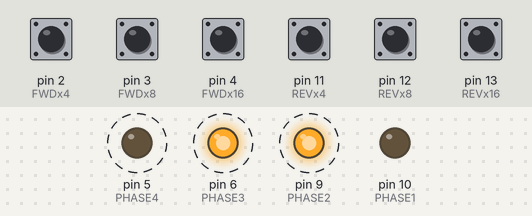
Recording of a sketch running on a simulated Arduino Uno, built with avr-gcc and run on an emulated ATmega328P. Shown: output pins drawn as LEDs (lit = HIGH). Dashed ring = blinking. The inputs (shaded band) are chosen by the test bench; at power-on: pin 2 (FWDx4), pin 3 (FWDx8), pin 4 (FWDx16), pin 11 (REVx4), pin 12 (REVx8), pin 13 (REVx16) HIGH. What the sketch prints to the serial monitor is not drawn.

Above: at 0.93 s.
1.3 s: pin 4 (FWDx16) pulled LOW for 0.15 s
At 4.28 s:
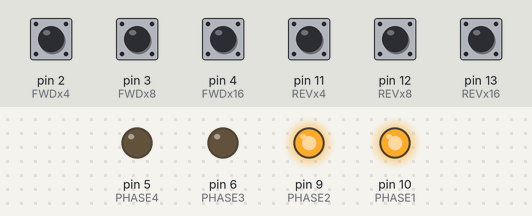
4.3 s: pin 13 (REVx16) pulled LOW for 0.15 s
At 4.43 s:
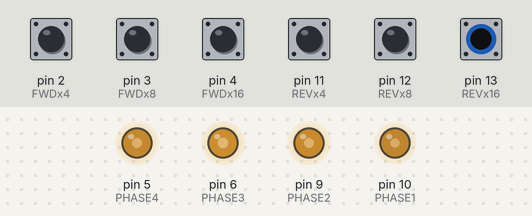
7.3 s: pin 4 (FWDx16) pulled LOW for 1 s
At 8.34 s:
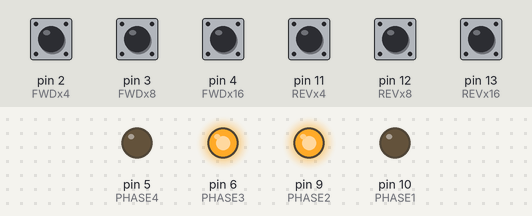
10.3 s: pin 13 (REVx16) pulled LOW for 1 s
13.3 s: pin 4 (FWDx16) pulled LOW for 1 s
Timing chart, 0 to 20.3 s (numbered marks = the images above; inputs shaded):
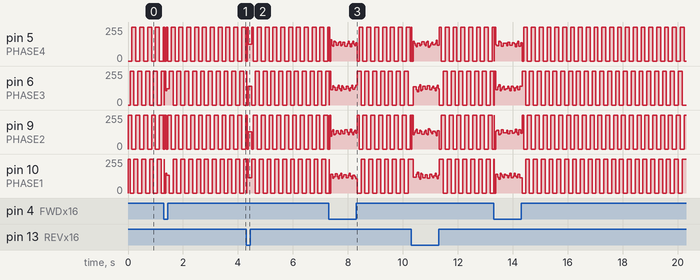

The sketch:

main.ino
```cpp
//unipolar driver
#define PHASE1 10
#define PHASE2 9
#define PHASE3 6
#define PHASE4 5

//switches assign
#define FWDx4  2
#define FWDx8  3
#define FWDx16 4
#define REVx4  11
#define REVx8  12
#define REVx16 13

//command move speed scale^--
#define COMMAND_SPEED_SCALE 1.0


int pins[4] = {PHASE1, PHASE2, PHASE3, PHASE4};
int foward[4][4] =
{
  {HIGH, HIGH, LOW, LOW},
  {LOW, HIGH, HIGH, LOW},
  {LOW, LOW, HIGH, HIGH},
  {HIGH, LOW, LOW, HIGH},
};
/*
  int reverse[4][4] =
  {
  {LOW, LOW, HIGH, HIGH},
  {LOW, HIGH, HIGH, LOW},
  {HIGH, HIGH, LOW, LOW},
  {HIGH, LOW, LOW, HIGH},
  };
*/

//14cycle/1secでちょうどよい速度になるはず

void setup() {
  // put your setup code here, to run once:
  Serial.begin(9600);
  Serial.print("+00:00:00#");
  pinMode(PHASE1, OUTPUT);
  pinMode(PHASE2, OUTPUT);
  pinMode(PHASE3, OUTPUT);
  pinMode(PHASE4, OUTPUT);

  pinMode(FWDx4, INPUT_PULLUP);
  pinMode(FWDx8, INPUT_PULLUP);
  pinMode(FWDx16, INPUT_PULLUP);

  pinMode(REVx4, INPUT_PULLUP);
  pinMode(REVx8, INPUT_PULLUP);
  pinMode(REVx16, INPUT_PULLUP);
}

bool commandMove = false;
float commandSpeedScale = 1.0;
void procLX200command();
String command = "";


void loop() {
  // put your main code here, to run repeatedly:
  unsigned long t = millis();
  unsigned long count = 0;

  bool reverse_flag = false;
  float speed_scale = 1.0;
  while (Serial.available() > 0)
  {
    char c = Serial.read();
    if (c == -1)break;
    if (c == 10)break;
    command += char(c);
    //    Serial.print(char(c));
    if (/*c == 0x06 || */
      c == '#' || c == '\n')
    {
      //      if(c == 0x06)Serial.print("ACK ");
      //      else Serial.print(command + String(" "));
      procLX200command();
      command = "";
      break;
    }
  }


  //ボタン入力で正転・逆転、速度変更の係数を変える
  if (digitalRead(FWDx4) == LOW)
  {
    commandMove = false;
    speed_scale = 4.0;
  }
  if (digitalRead(FWDx8) == LOW)
  {
    commandMove = false;
    speed_scale = 8.0;
  }
  if (digitalRead(FWDx16) == LOW)
  {
    commandMove = false;
    speed_scale = 16.0;
  }
  if (digitalRead(REVx4) == LOW)
  {
    commandMove = false;
    speed_scale = 4.0;
    reverse_flag = true;
  }
  if (digitalRead(REVx8) == LOW)
  {
    commandMove = false;
    speed_scale = 8.0;
    reverse_flag = true;
  }
  if (digitalRead(REVx16) == LOW)
  {
    commandMove = false;
    speed_scale = 16.0;
    reverse_flag = true;
  }

  if (commandMove)
  {
    speed_scale = commandSpeedScale;
    if (speed_scale < 0)
    {
      reverse_flag = true;
      speed_scale = -speed_scale;
    }
  }

  count = t / (1000 / 14.0 / 1.0027855 / speed_scale);
  count %= 4;
  if (reverse_flag)count = 3 - count;

  digitalWrite(pins[0], foward[count][0]);
  digitalWrite(pins[1], foward[count][1]);
  digitalWrite(pins[2], foward[count][2]);
  digitalWrite(pins[3], foward[count][3]);

  delay(1);

}

void procLX200command()
{
  //LX200互換コマンド処理
  static bool longFormat = true;
  command.replace("\n", "");
  String ret = "";

  if(command.equals("#"))
  {  ret = "00:00:00#";

  }else if (command.charAt(0) == 0x06)
  {
    ret = "P";
  }
  else if (command.equals(":U#"))
  {
    longFormat = !longFormat;
  }
  else if (command.equals(":GVP#"))
  {
    //機器の名前
    ret = "PENTAX#";
  }
  else if (command.equals(":GVN#"))
  {
    ret = "01.0#";
  }
  else if (command.equals(":GR#") || command.equals(":GS#"))
  {
    if (longFormat)
      ret = "00:00:00#";
    else
      ret = "00:00.0#";
  }
  else if (command.equals(":GD#") || command.equals(":GA#"))
  {
    if (longFormat)
    {
      ret = "+00:00:00#";
    }
    else
    {
      ret = "+00:00#";
    }
  }
  else if (command.equals( ":Me#"))
  {
    commandMove = true;
    commandSpeedScale = 1.0 - COMMAND_SPEED_SCALE;
  }
  else if (command.equals(":Mw#"))
  {
    commandMove = true;
    commandSpeedScale = 1.0 + COMMAND_SPEED_SCALE;
  }
  else if (command.equals(":Qe#") || command.equals(":Qw#") || command.equals(":Q#"))
  {
    commandMove = false;
  }
  else if (command.length() > 2 && command[0] == ':' && command[1] == 'S')
  {
    ret = "1";
  }

  command = "";

  if (ret.length() != 0)
  {
    Serial.println(ret);
    Serial.flush();
  }
}
```
